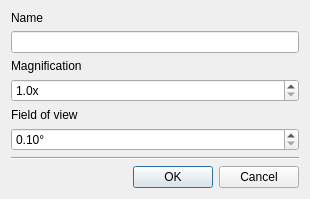
<?xml version="1.0" encoding="UTF-8"?>
<ui version="4.0">
 <class>CFinderEdit</class>
 <widget class="QDialog" name="CFinderEdit">
  <property name="geometry">
   <rect>
    <x>0</x>
    <y>0</y>
    <width>310</width>
    <height>195</height>
   </rect>
  </property>
  <property name="windowTitle">
   <string>Dialog</string>
  </property>
  <layout class="QVBoxLayout" name="verticalLayout_3">
   <item>
    <layout class="QVBoxLayout" name="verticalLayout_2">
     <item>
      <widget class="QLabel" name="label_5">
       <property name="text">
        <string>Name</string>
       </property>
      </widget>
     </item>
     <item>
      <widget class="QLineEdit" name="lineEdit_2"/>
     </item>
     <item>
      <widget class="QLabel" name="label_7">
       <property name="text">
        <string>Magnification</string>
       </property>
      </widget>
     </item>
     <item>
      <widget class="QDoubleSpinBox" name="doubleSpinBox_4">
       <property name="suffix">
        <string>x</string>
       </property>
       <property name="decimals">
        <number>1</number>
       </property>
       <property name="minimum">
        <double>1.000000000000000</double>
       </property>
       <property name="maximum">
        <double>1000.000000000000000</double>
       </property>
      </widget>
     </item>
     <item>
      <widget class="QLabel" name="label_8">
       <property name="text">
        <string>Field of view</string>
       </property>
      </widget>
     </item>
     <item>
      <widget class="QDoubleSpinBox" name="doubleSpinBox_5">
       <property name="suffix">
        <string>°</string>
       </property>
       <property name="decimals">
        <number>2</number>
       </property>
       <property name="minimum">
        <double>0.100000000000000</double>
       </property>
       <property name="maximum">
        <double>50.000000000000000</double>
       </property>
      </widget>
     </item>
     <item>
      <widget class="Line" name="line_2">
       <property name="orientation">
        <enum>Qt::Horizontal</enum>
       </property>
      </widget>
     </item>
    </layout>
   </item>
   <item>
    <layout class="QHBoxLayout" name="horizontalLayout_2">
     <item>
      <spacer name="horizontalSpacer_2">
       <property name="orientation">
        <enum>Qt::Horizontal</enum>
       </property>
       <property name="sizeHint" stdset="0">
        <size>
         <width>40</width>
         <height>20</height>
        </size>
       </property>
      </spacer>
     </item>
     <item>
      <widget class="QPushButton" name="pushButton_3">
       <property name="text">
        <string>OK</string>
       </property>
      </widget>
     </item>
     <item>
      <widget class="QPushButton" name="pushButton_4">
       <property name="text">
        <string>Cancel</string>
       </property>
      </widget>
     </item>
    </layout>
   </item>
   <item>
    <spacer name="verticalSpacer">
     <property name="orientation">
      <enum>Qt::Vertical</enum>
     </property>
     <property name="sizeHint" stdset="0">
      <size>
       <width>20</width>
       <height>2</height>
      </size>
     </property>
    </spacer>
   </item>
  </layout>
 </widget>
 <resources/>
 <connections/>
</ui>
